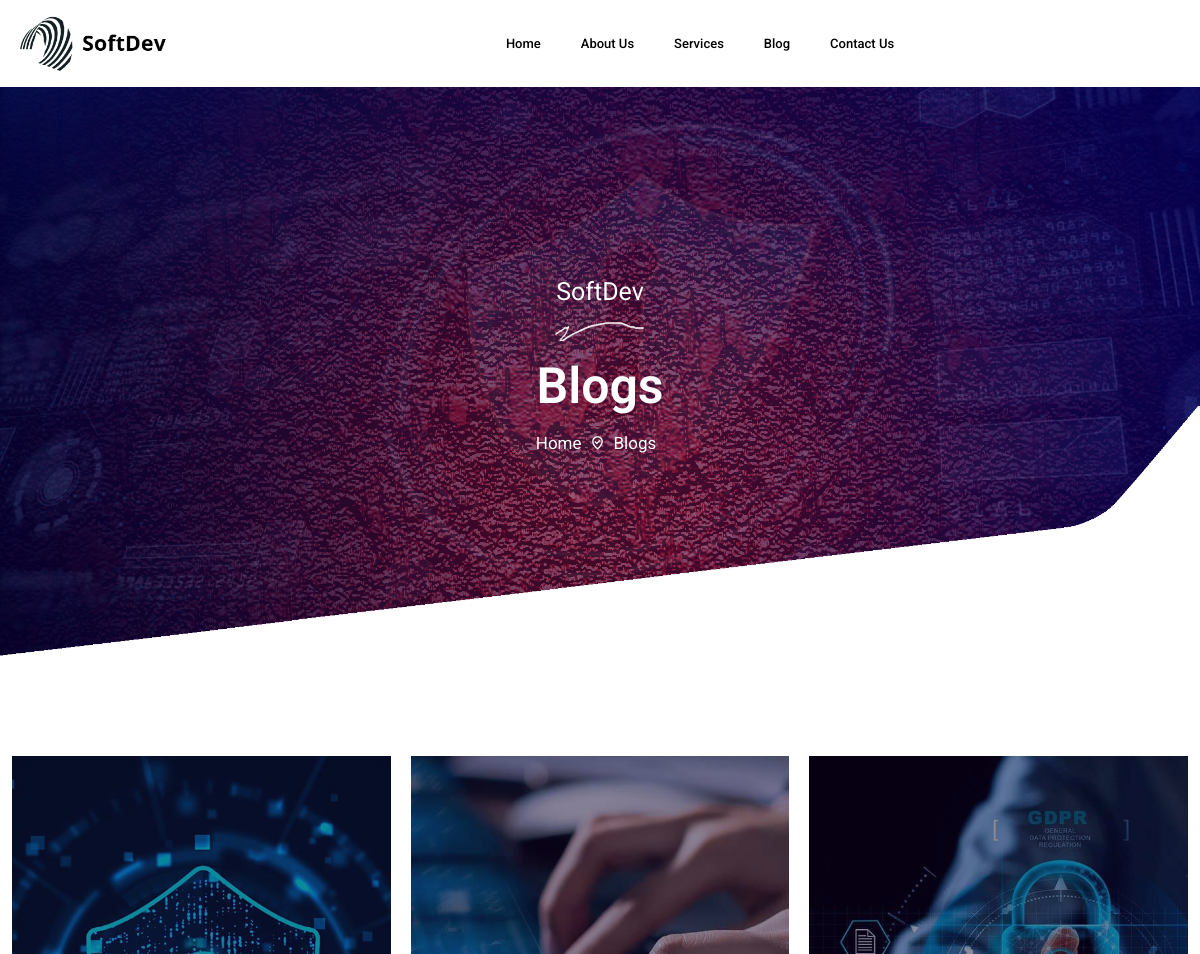
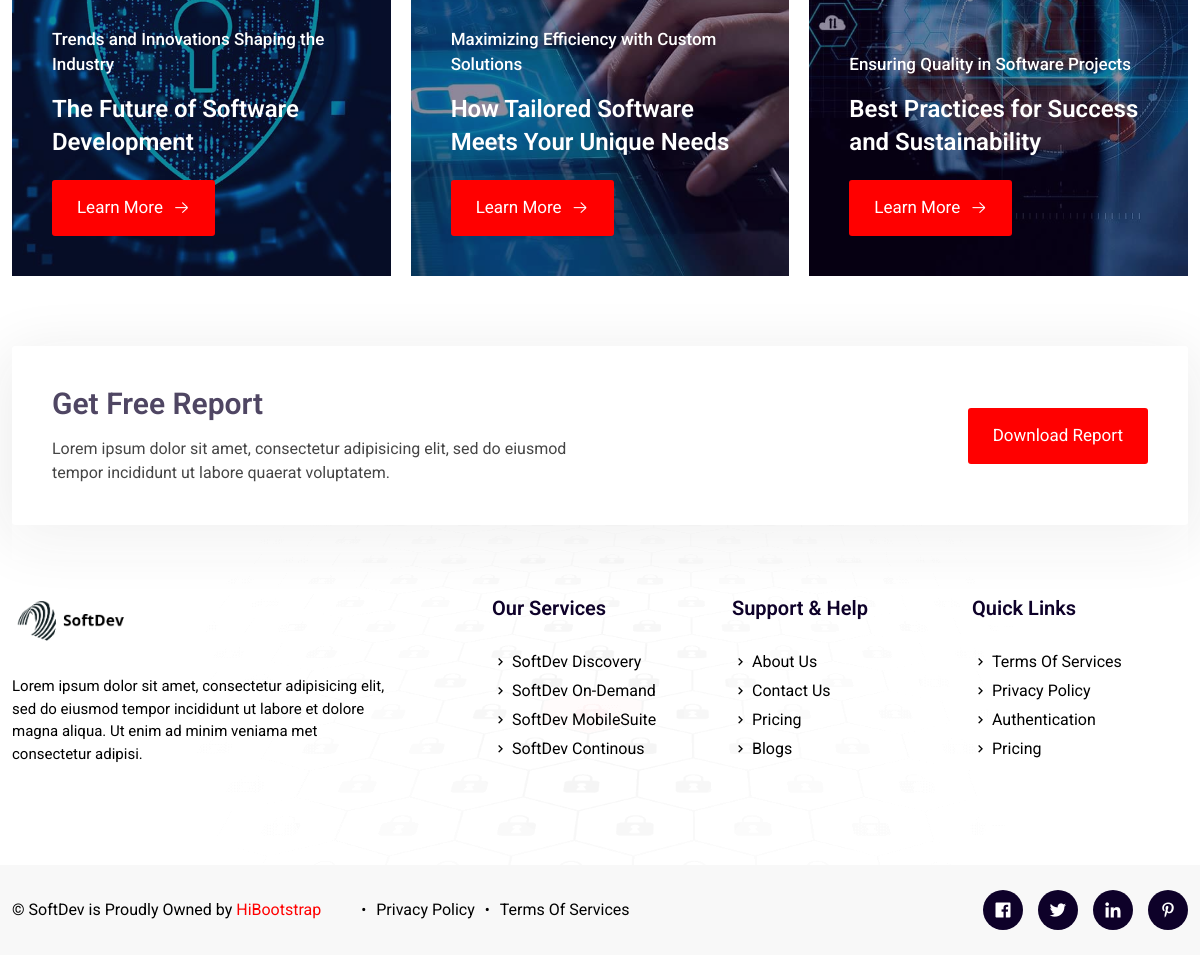
Screenshot of /blog/ with the database file from the repository (2 pictures, top to bottom).
### website/models.py (models this page shows)
class Blog(models.Model):
    blog_image = models.ImageField(upload_to='static/')
    blog_sub_title = models.CharField(max_length=100)
    blog_title = models.CharField(max_length=100)
    blog_date = models.DateField()
    blog_details = models.TextField()

### website/views.py (the view)
# urls.py: 2. Add a URL to urlpatterns:  path('blog/', include('blog.urls'))
def blog (req):
    blog = models.Blog.objects.all()
    obj = {"blog":blog}
    return render(req,"blog.html",obj)

### template/blog.html (shortened to what this page needs)
{% include "navbar.html" %}
 <header class="header-page-bg overlay-shape">
    <div class="container">
        <div class="header-page-content">
            <small class="line-shape-bg color-white">SoftDev</small>
            <h1 class="color-white">Blogs</h1>
            <nav aria-label="breadcrumb">
                <ol class="breadcrumb">
                  <li class="breadcrumb-item"><a href="/">Home</a></li>
                  <li class="breadcrumb-item active" aria-current="page">Blogs</li>
                </ol>
              </nav>
        </div>
    </div>
</header>
<section class="blog-section pt-100 pb-70">
    <div class="container">
        <div class="blog-carousel default-carousel owl-carousel owl-theme">
                {% for i in blog %}
            <div class="item">
                <div class="blog-card blog-card-dark">
                    <div class="blog-card-thumb">
                        <img src="/{{i.blog_image}}" alt="blog">
                    </div>
                    <div class="blog-card-content">
                        <small>{{i.blog_sub_title}}</small>
                        <h3>{{i.blog_title}}</h3>
                        <a href="{{i.blog_details}}" class="btn">Learn More <i class="flaticon-right-arrow-2"></i></a>
                    </div>
                </div>
            </div>
            {% endfor %}
        </div>
    </div>
</section>
<div class="report-section">
    <div class="container"style="padding-bottom:150px;">
        <div class="report-box">
            <div class="report-box-inner">
                <div class="report-box-item report-box-text">
                    <h3>Get Free Report</h3>
                    <p>Lorem ipsum dolor sit amet, consectetur adipisicing elit, sed do eiusmod tempor incididunt ut labore  quaerat voluptatem.</p>
                </div>
                <div class="report-box-item">
                    <a href="#" class="btn">Download Report</a>
                </div>
            </div>
        </div>
    </div>
</div>
{% include "footer.html" %}

### static/assets/css/responsive.css (style rules this page uses)
@media only screen and (min-width : 1200px) { .container, .container-lg, .container-md, .container-sm, .container-xl { max-width: 1230px; } }
@media only screen and (max-width : 1299px) { .report-box:before { left: 0; } }

### rows the page displays
Blog: blog_image (picture), blog_sub_title "Trends and Innovations Shaping the Industry", blog_title "The Future of Software Development"
Blog: blog_image (picture), blog_sub_title "Maximizing Efficiency with Custom Solutions", blog_title "How Tailored Software Meets Your Unique Needs"
Blog: blog_image (picture), blog_sub_title "Ensuring Quality in Software Projects", blog_title "Best Practices for Success and Sustainability"
